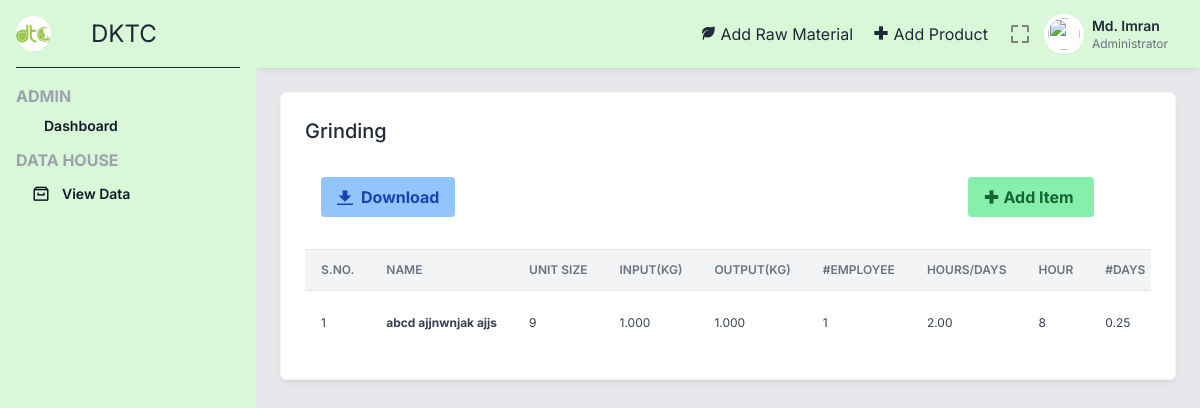
Before: /grinding.php (signed in) with the older database file.
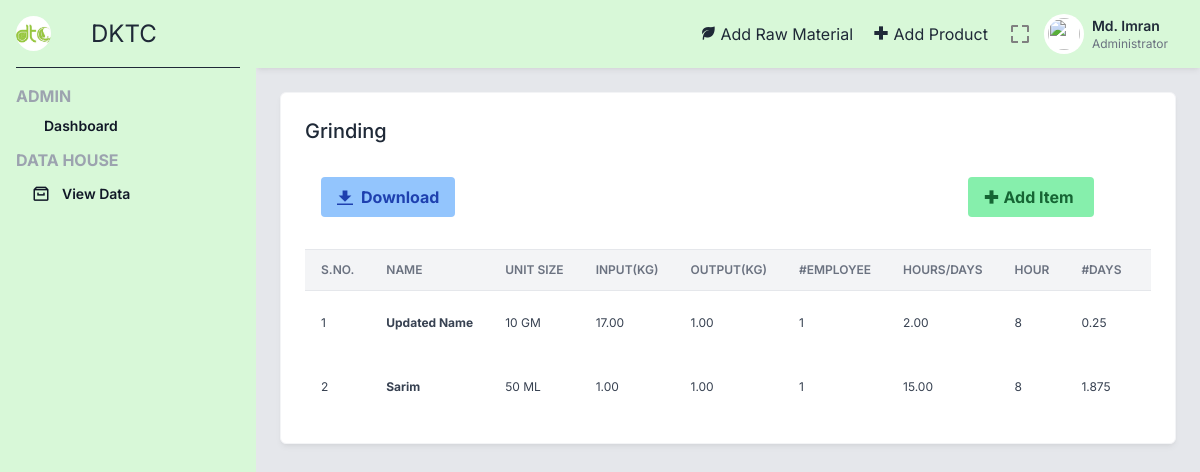
After: the same page with the newer database file.
### tables this page shows
CREATE TABLE `grinding` (
  `_id` int(5) NOT NULL,
  `pid` int(5) NOT NULL,
  `input` float(5,2) NOT NULL,
  `output` float(5,2) NOT NULL,
  `noe` int(2) NOT NULL,
  `hid` float(5,2) NOT NULL,
  `spd` float(5,2) NOT NULL
);

CREATE TABLE `product` (
  `_id` int(5) NOT NULL,
  `name` varchar(100) NOT NULL,
  `type` varchar(2) NOT NULL,
  `sizes` varchar(10) NOT NULL
);

### grinding.php (the view, shortened to what the changed rows need)
<?php include 'includes/_topbar.php' ?>
<div class="p-6">
    <div class="grid grid-cols-1 lg:grid-cols-3 gap-6 mb-6">
        <div class="bg-white border border-gray-100 shadow-md shadow-black/5 p-6 rounded-md lg:col-span-3">
            <div class="flex justify-between mb-4 items-start">
                <div class="font-medium">
                    <h2 class="text-xl">
                        Grinding
                    </h2>
                </div>
            </div>
            <div>
                <div style="overflow:auto">
                    <table class="items-center w-full bg-transparent border-collapse">
                        <thead>
                            <tr>
                                <th class="px-4 bg-gray-100 dark:bg-gray-600 text-gray-500 dark:text-gray-100 align-middle border border-solid border-gray-200 dark:border-gray-500 py-3 text-xs uppercase border-l-0 border-r-0 whitespace-nowrap font-semibold text-left">S.No.</th>
                                <th class="px-4 bg-gray-100 dark:bg-gray-600 text-gray-500 dark:text-gray-100 align-middle border border-solid border-gray-200 dark:border-gray-500 py-3 text-xs uppercase border-l-0 border-r-0 whitespace-nowrap font-semibold text-left">Name</th>
                                <th class="px-4 bg-gray-100 dark:bg-gray-600 text-gray-500 dark:text-gray-100 align-middle border border-solid border-gray-200 dark:border-gray-500 py-3 text-xs uppercase border-l-0 border-r-0 whitespace-nowrap font-semibold text-left min-w-140-px">Unit Size</th>
                                <th class="px-4 bg-gray-100 dark:bg-gray-600 text-gray-500 dark:text-gray-100 align-middle border border-solid border-gray-200 dark:border-gray-500 py-3 text-xs uppercase border-l-0 border-r-0 whitespace-nowrap font-semibold text-left min-w-140-px">Input(kg)</th>
                                <th class="px-4 bg-gray-100 dark:bg-gray-600 text-gray-500 dark:text-gray-100 align-middle border border-solid border-gray-200 dark:border-gray-500 py-3 text-xs uppercase border-l-0 border-r-0 whitespace-nowrap font-semibold text-left min-w-140-px">Output(kg)</th>
                                <th class="px-4 bg-gray-100 dark:bg-gray-600 text-gray-500 dark:text-gray-100 align-middle border border-solid border-gray-200 dark:border-gray-500 py-3 text-xs uppercase border-l-0 border-r-0 whitespace-nowrap font-semibold text-left min-w-140-px">#Employee</th>
                                <th class="px-4 bg-gray-100 dark:bg-gray-600 text-gray-500 dark:text-gray-100 align-middle border border-solid border-gray-200 dark:border-gray-500 py-3 text-xs uppercase border-l-0 border-r-0 whitespace-nowrap font-semibold text-left min-w-140-px">Hours/Days</th>
                                <th class="px-4 bg-gray-100 dark:bg-gray-600 text-gray-500 dark:text-gray-100 align-middle border border-solid border-gray-200 dark:border-gray-500 py-3 text-xs uppercase border-l-0 border-r-0 whitespace-nowrap font-semibold text-left min-w-140-px">Hour</th>
                                <th class="px-4 bg-gray-100 dark:bg-gray-600 text-gray-500 dark:text-gray-100 align-middle border border-solid border-gray-200 dark:border-gray-500 py-3 text-xs uppercase border-l-0 border-r-0 whitespace-nowrap font-semibold text-left min-w-140-px">#Days</th>
                                <th class="px-4 bg-gray-100 dark:bg-gray-600 text-gray-500 dark:text-gray-100 align-middle border border-solid border-gray-200 dark:border-gray-500 py-3 text-xs uppercase border-l-0 border-r-0 whitespace-nowrap font-semibold text-left min-w-140-px">Total Emp Days</th>
                            </tr>
                        </thead>
                        <tbody>
                        <?php
                        $sql = "SELECT * FROM `grinding`";
                        $result = mysqli_query($conn, $sql);
                        $sno = 0;
                        while ($row = mysqli_fetch_assoc($result)) {
                            $productId = $row['pid'];
                            $sqlProduct = "SELECT name, type, sizes FROM product WHERE _id = $productId";
                            $resultProd = mysqli_query($conn, $sqlProduct);
                            while($prodRow = mysqli_fetch_assoc($resultProd)){
                                $name = $prodRow['name'];
                                $size = $prodRow['sizes'];
                            }
                            $idRM = $row['_id'];
                            $totalDays = $row['hid']/8;
                            $totalEmpDays = $totalDays*$row['noe'];
                            $totalCost = $row['spd'] * $totalEmpDays;
                            $sno += 1;
                            echo "<tr class='text-gray-700 dark:text-gray-100'>
                                <td class='border-t-0 px-4 align-middle border-l-0 border-r-0 text-xs whitespace-nowrap p-4'>" . $sno . "</td>
                                <th class='border-t-0 px-4 align-middle border-l-0 border-r-0 text-xs whitespace-nowrap p-4 text-left'>" . $name . "</th>
                                <td class='border-t-0 px-4 align-middle border-l-0 border-r-0 text-xs whitespace-nowrap p-4'>
                                    " . $size . "
                                </td>
                                <td class='border-t-0 px-4 align-middle border-l-0 border-r-0 text-xs whitespace-nowrap p-4'>
                                    " . $row['input'] . "
                                </td>
                                <td class='border-t-0 px-4 align-middle border-l-0 border-r-0 text-xs whitespace-nowrap p-4'>
                                    " . $row['output'] . "
                                </td>
                                <td class='border-t-0 px-4 align-middle border-l-0 border-r-0 text-xs whitespace-nowrap p-4'>
                                    " . $row['noe'] . "
                                </td>
                                <td class='border-t-0 px-4 align-middle border-l-0 border-r-0 text-xs whitespace-nowrap p-4'>
                                    " . $row['hid'] . "
                                </td>
                                <td class='border-t-0 px-4 align-middle border-l-0 border-r-0 text-xs whitespace-nowrap p-4'>
                                    8
                                </td>
                                <td class='border-t-0 px-4 align-middle border-l-0 border-r-0 text-xs whitespace-nowrap p-4'>
                                    " . $totalDays . "
                                </td>
                                <td class='border-t-0 px-4 align-middle border-l-0 border-r-0 text-xs whitespace-nowrap p-4'>
                                    " . $totalEmpDays . "
                                </td>
                                    " . $row['spd'] . "
                                    " . $totalCost . "
                                    <a href='editGrind.php?id=" . $idRM . "'>
                                        <button id=" . $row['_id'] . " class='edit bg-blue-300 hover:bg-blue-400 text-blue-800 font-bold py-2 px-4 rounded inline-flex items-center'>
                                        </button>
                                    </a>
                                    <a href='delGrind.php?id=" . $idRM . "'>
                                        <button id=" . $row['_id'] . " class='delete bg-red-300 hover:bg-red-400 text-red-800 font-bold py-2 px-4 rounded inline-flex items-center' onclick='sureDel()'>
                                        </button>
                                    </a>
                            </tr>";
                        }
                    ?>
                        </tbody>
                    </table>
                </div>
            </div>
        </div>
    </div>
</div>
<?php include 'includes/_bottombar.php' ?>

Changed rows visible on the page:
changed grinding: pid.name "abcd ajjnwnjak ajjs" → "Updated Name"; pid.sizes "9" → "10 GM"; input "1.000" → "17.00"; output "1.000" → "1.00"
added grinding: pid.name "Sarim", pid.sizes "50 ML", input "1.00", output "1.00", noe "1", hid "15.00", hid "1.875"
